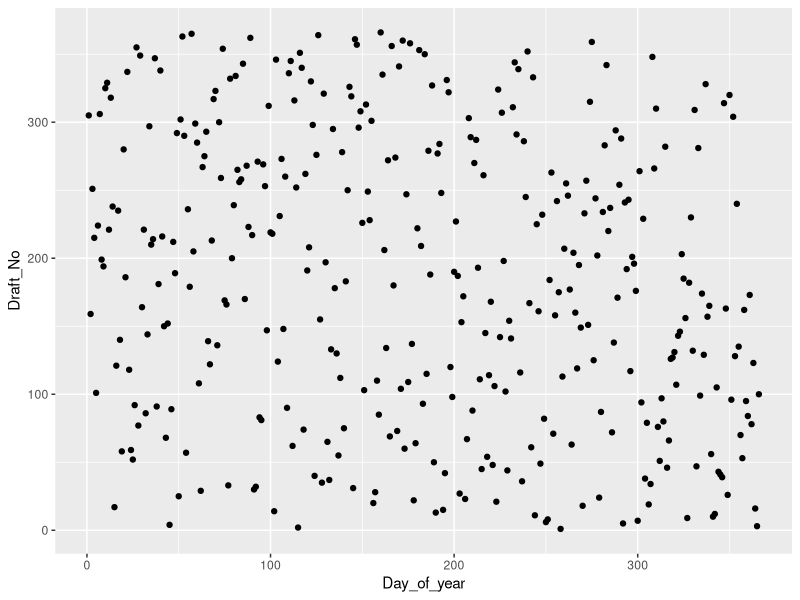
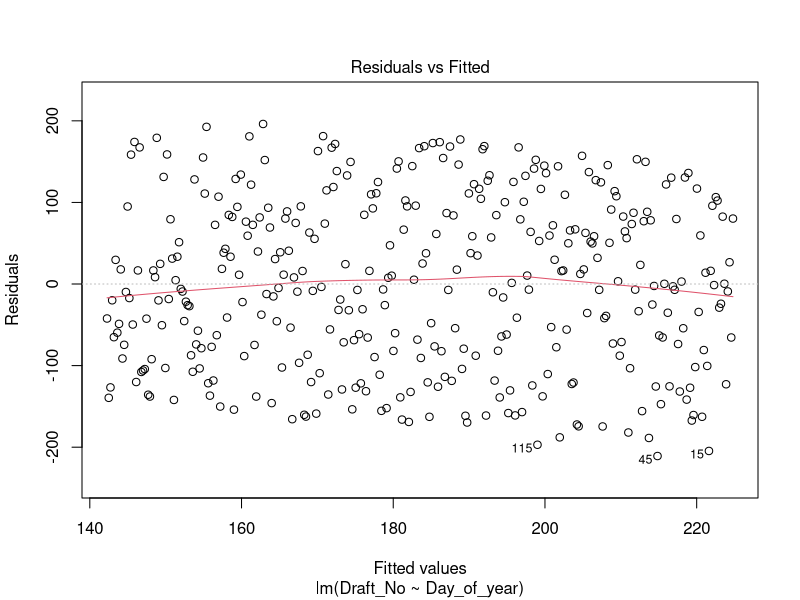
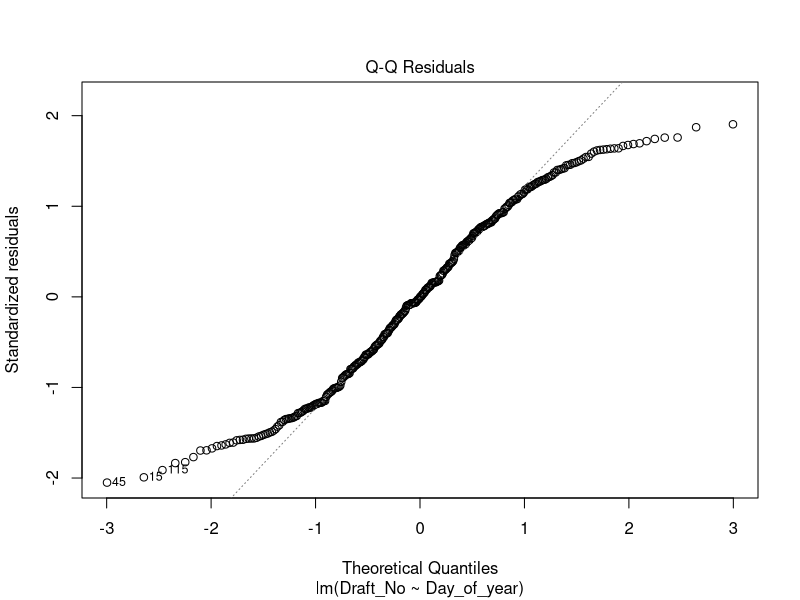
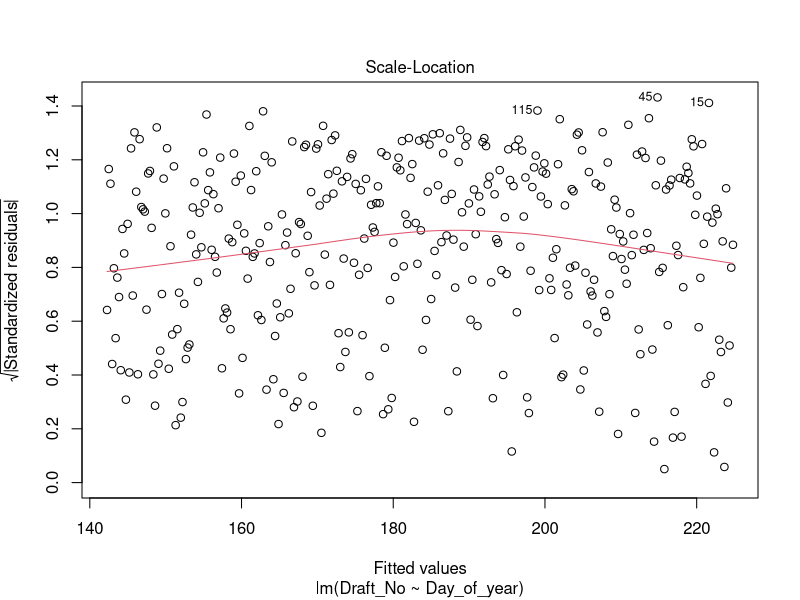
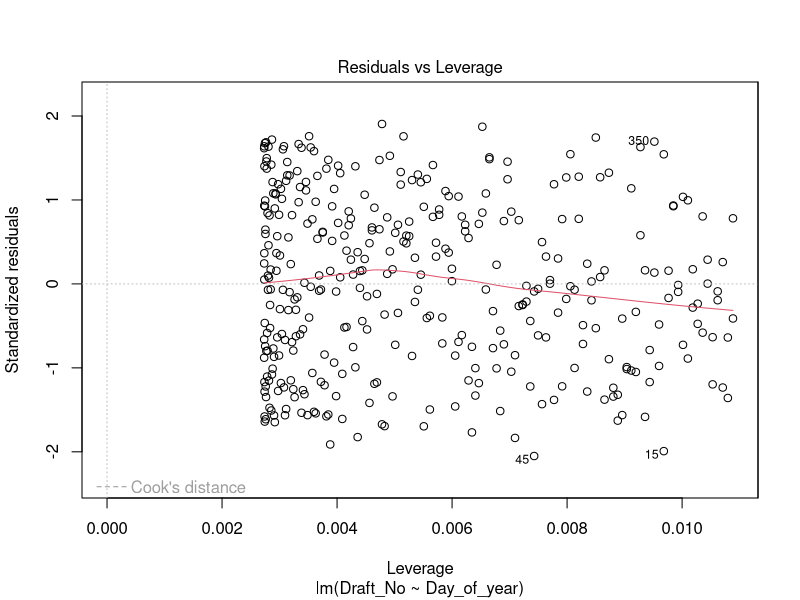
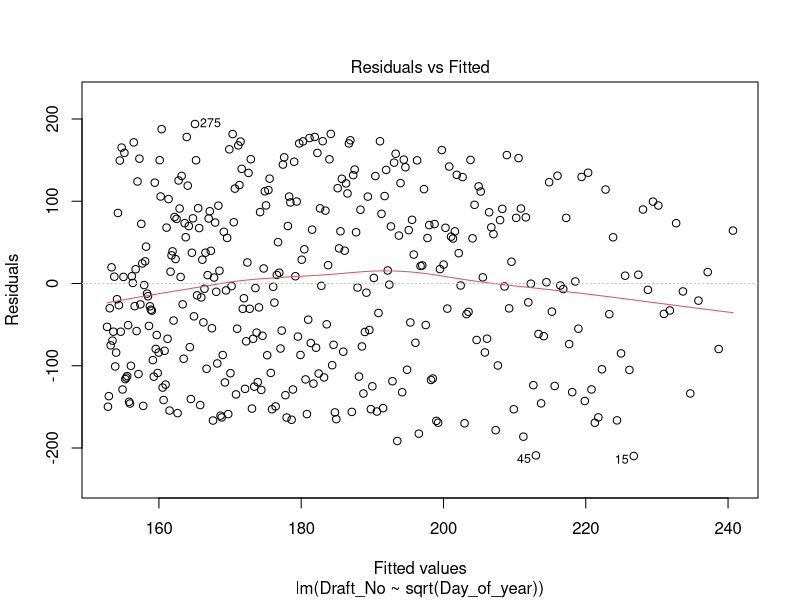
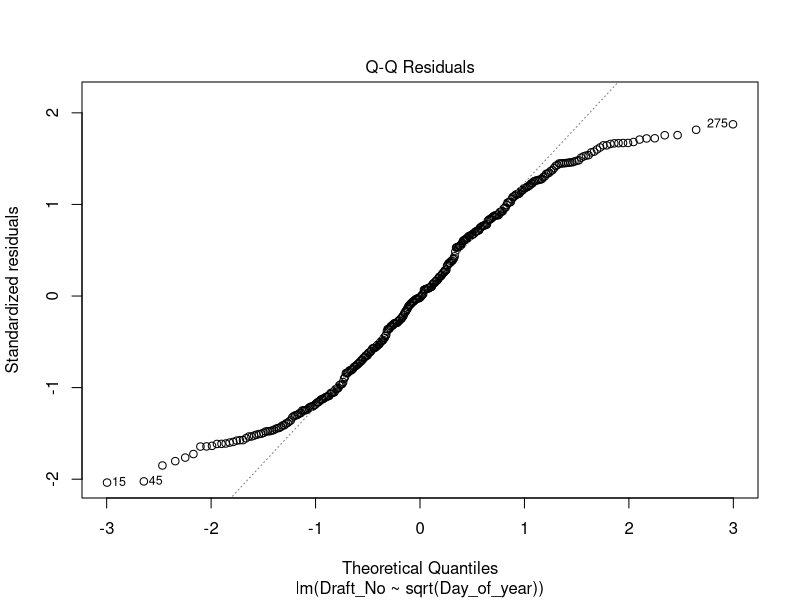
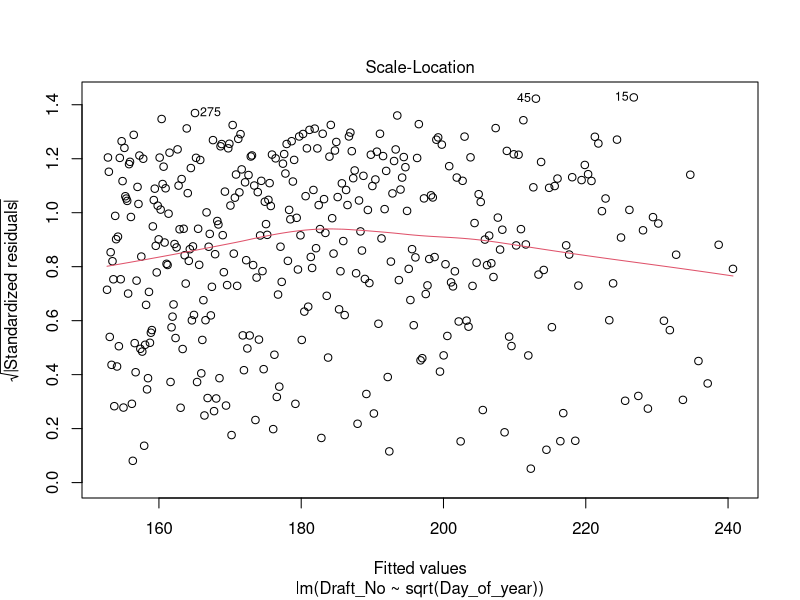

These figures' R source, in order:
## ---- chunk 1
knitr::opts_chunk$set(echo = TRUE)

library(dplyr)
library(ggplot2)
## ---- chunk 2
raw <- read.csv('1970lottery.csv')

raw %>% head()
## ---- chunk 3
raw %>% 
  ggplot(aes(x=Day_of_year, y=Draft_No)) +
  geom_point()
## ---- chunk 4
raw %>% 
  select(Draft_No, Day_of_year) %>% 
  cor()
## ---- chunk 5
linear <- lm(Draft_No~Day_of_year,data = raw)

linear %>% 
  summary()
## ---- chunk 6
linear %>% 
  plot()
## ---- chunk 7
linear <- lm(Draft_No~sqrt(Day_of_year),data = raw)

linear %>% 
  summary()
## ---- chunk 8
linear %>% 
  plot()
## ---- chunk 9
raw %>% 
  ggplot() +
  geom_boxplot(aes(x=Month, y = Draft_No))
## ---- chunk 10
aov(Draft_No~Month, data = raw) %>% summary()
## ---- chunk 11

## ---- chunk 12

## ---- chunk 13

## ---- chunk 14

